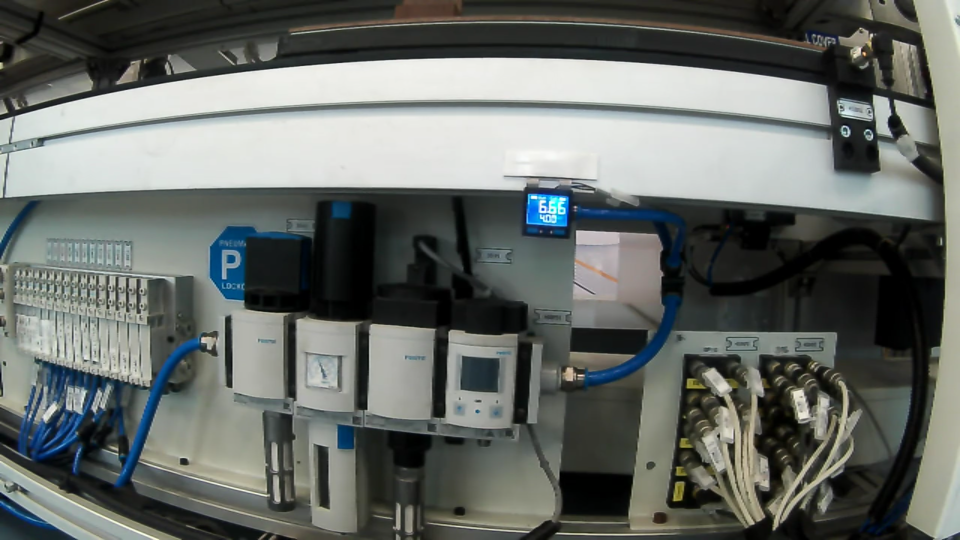
#> input picture Neural_Lab/img1.png, 1920 x 1080 px (shown at 1/2 size)
$ python -i gauge_live.py   (imports and definitions only)
#> lines starting #> are read from the running program, lines starting #| are printed output that depends on the picture; after the words box and inside, x2 and y2 are one past the last pixel; in counts of white or black regions, pixels touching at a corner belong together
#> further down, picture is the input picture: shape (1080, 1920, 3); mean B, G, R 103.6, 107.6, 103

from __future__ import annotations

import argparse
import os
import time
from collections import deque
from dataclasses import dataclass
from typing import Optional

import cv2
import numpy as np

# --------------------------------------------------------------------------- #
# Configuration
# --------------------------------------------------------------------------- #
LOW_LIMIT = 5.0      # p <  5.0  -> LOW
HIGH_LIMIT = 7.0     # p >  7.0  -> HIGH       (5.0 <= p <= 7.0 -> NORMAL)

LCD_W, LCD_H = 258, 198          # canonical rectified LCD size (aspect ~ 1.3)
MIN_LCD_WIDTH_PX = 60            # below this the digits are < ~10px tall and decoding is a guess
MIN_CONF = 0.20                  # single-frame reads below this are rejected (UNKNOWN)
MIN_SHARPNESS = 0.0              # motion-blur gate (optional; calibrate on real robot footage)

# Blue LCD back-light in OpenCV HSV (H 0..179). The floor on S/V rejects the dim
# bezel buttons and dark-blue hoses.
HSV_LO = (88, 150, 175)
HSV_HI = (118, 255, 255)

# Top-line digit cells inside the rectified LCD: (x0, width) for each of X . X X
# and the shared row (y0, height).  Measured on the real display.
DIGIT_Y0, DIGIT_H = 38, 82
DIGIT_W = 48
DIGIT_X0 = (73, 137, 191)
MASK_FRAC = 0.30                 # default stroke threshold (fraction of the brightest red strokes)
MASK_FRACS = (0.30, 0.40, 0.50)  # thresholds tried per frame; most confident decode wins
X_SEARCH = 6                     # +/- px per-cell alignment search
Y_SEARCH = 5                     # +/- px shared vertical alignment search

#   a
# f   b
#   g
# e   c
#   d
SEG_PATTERNS = {
    0: "abcdef", 1: "bc", 2: "abdeg", 3: "abcdg", 4: "bcfg",
    5: "acdfg", 6: "acdefg", 7: "abc", 8: "abcdefg", 9: "abcdfg",
}


# --------------------------------------------------------------------------- #
# 1. Display detection
# --------------------------------------------------------------------------- #
@dataclass
class Detection:
    quad: np.ndarray            # 4x2 float32 corners (tl, tr, br, bl) in frame coords
    score: float

    @property
    def bbox(self):
        x, y, w, h = cv2.boundingRect(self.quad.astype(np.int32))
        return x, y, w, h


def _order_corners(pts: np.ndarray) -> np.ndarray:
    pts = pts.reshape(4, 2).astype(np.float32)
    s = pts.sum(axis=1)
    d = np.diff(pts, axis=1).ravel()
    return np.array([pts[np.argmin(s)], pts[np.argmin(d)],
                     pts[np.argmax(s)], pts[np.argmax(d)]], dtype=np.float32)


def _candidates(frame: np.ndarray, offset=(0, 0), min_area: float = 250):
#> called with offset = (0, 0), min_area = 250
    hsv = cv2.cvtColor(frame, cv2.COLOR_BGR2HSV)
#> hsv: shape (1080, 1920, 3); mean H, S, V 55.8, 36.4, 109.6
    mask = cv2.inRange(hsv, HSV_LO, HSV_HI)
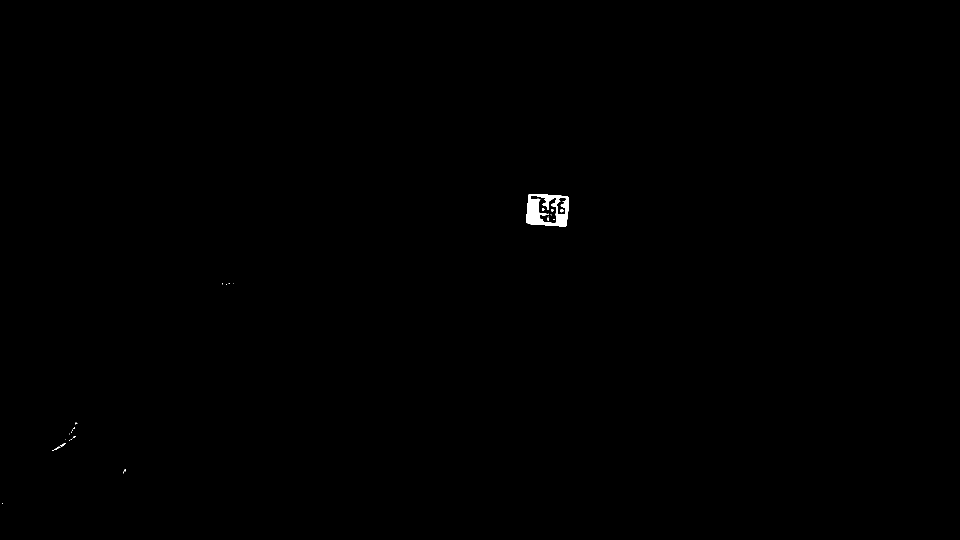
#> mask: shape (1080, 1920) (shown at 1/2 size); 0.16% white; 29 white regions (24 under 20 px), largest, box (x1, y1, x2, y2) and area: (1053, 388, 1137, 453) 3139, (1120, 419, 1127, 425) 32, (105, 893, 121, 902) 30, (119, 886, 131, 894) 29, (1102, 418, 1107, 423) 20
    mask = cv2.morphologyEx(mask, cv2.MORPH_CLOSE, np.ones((7, 7), np.uint8))
#> mask: shape (1080, 1920); 0.21% white; 17 white regions (15 under 20 px)
    cnts, _ = cv2.findContours(mask, cv2.RETR_EXTERNAL, cv2.CHAIN_APPROX_SIMPLE)
#> cnts = 17 contours, 15 with area under 20; largest, box (x1, y1, x2, y2) and area: (1053, 388, 1137, 453) 4846, (105, 879, 131, 902) 44
    bright = frame[..., 1] > 200            # digit pixels (white / cyan) are bright in G
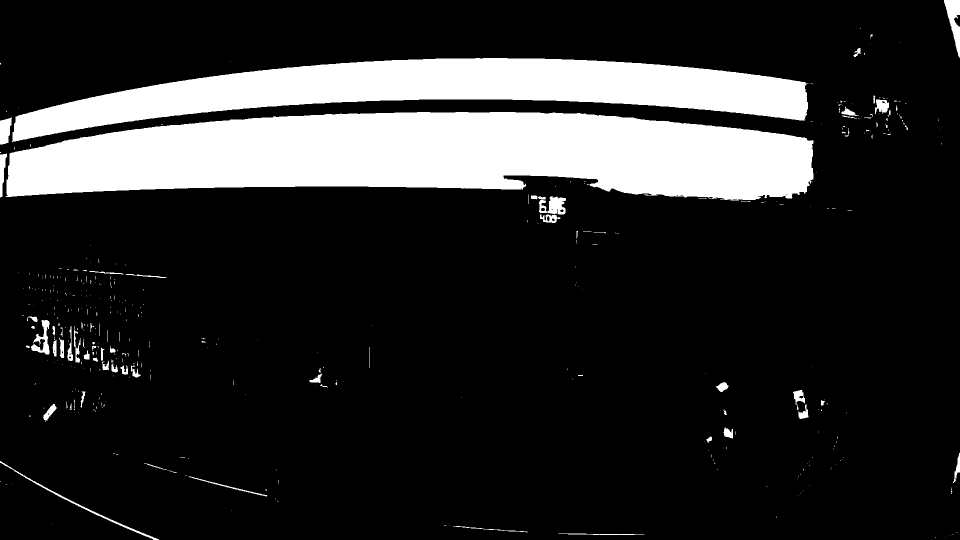
#> bright: shape (1080, 1920) bool (shown at 1/2 size); 17% white; 416 white regions (343 under 20 px), largest, box (x1, y1, x2, y2) and area: (11, 224, 1627, 401) 215849, (24, 116, 1617, 284) 119560, (1888, 0, 1920, 115) 1786
    out = []
    for c in cnts:
        area = cv2.contourArea(c)
        if area < min_area:
            continue
        hull = cv2.convexHull(c)
        rect = cv2.minAreaRect(hull)
        (w, h) = rect[1]
        if min(w, h) < 12:
            continue
        aspect = max(w, h) / max(min(w, h), 1e-3)
        rect_fill = area / max(w * h, 1e-3)          # a real LCD is a solid rectangle
        hull_fill = area / max(cv2.contourArea(hull), 1e-3)
        if aspect > 2.0 or rect_fill < 0.70 or hull_fill < 0.80:
            continue                                  # hoses / tubes: long & thin
        m = np.zeros(mask.shape, np.uint8)
        cv2.drawContours(m, [hull], -1, 255, -1)
        inside = m > 0
#> this loop made 17 passes
#> area on pass 5: 44.5
#> (area, rect, w, h, aspect, rect_fill, hull_fill) on pass 17: (4845.5, ((1094.9, 419.6), (61.82, 82.3), -85.6), 61.82, 82.3, 1.33, 0.952, 0.979)
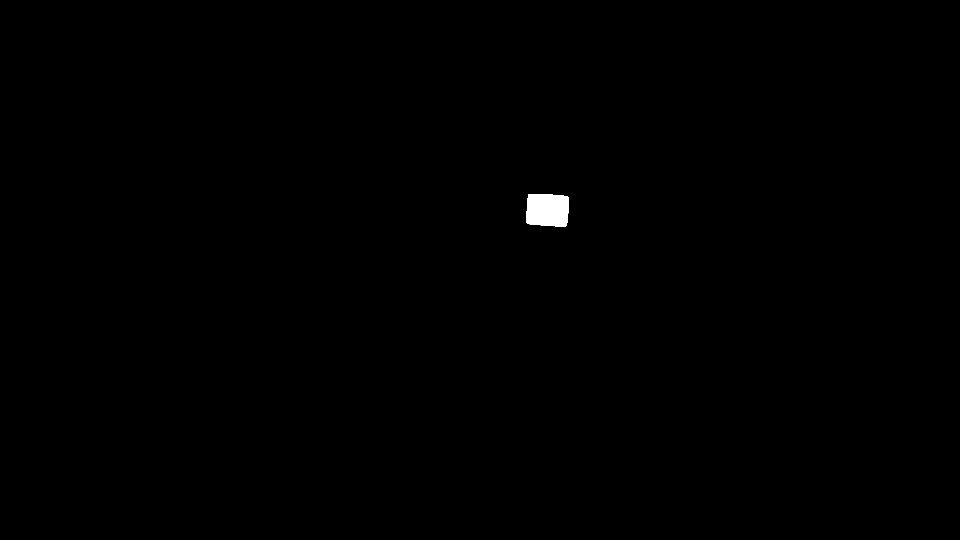
#> m: shape (1080, 1920) (shown at 1/2 size); 0.25% white; 1 white region, box (x1, y1, x2, y2) and area: (1053, 388, 1137, 453) 5085

>>> import cv2
>>> picture = cv2.imread('img1.png')
>>> result = _candidates(picture)
